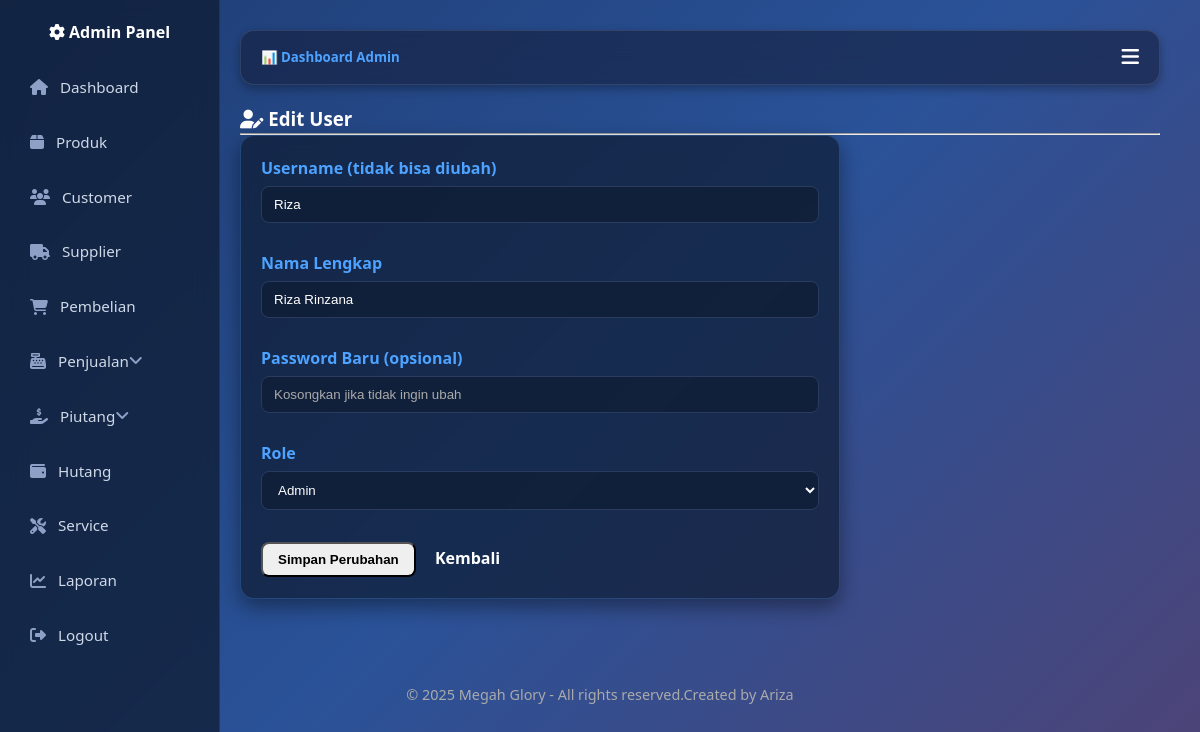
The page /Admin/edit_user.php?id=1 (signed in) on the database its author committed.
### tables this page shows
CREATE TABLE `users` (
  `id` int(11) NOT NULL,
  `username` varchar(50) NOT NULL,
  `password` varchar(255) NOT NULL,
  `nama_lengkap` varchar(100) DEFAULT NULL,
  `role` enum('admin','teknisi') NOT NULL,
  `created_at` timestamp NULL DEFAULT current_timestamp()
);

### Admin/edit_user.php (the view, shortened to what this page needs)
<?php
include "../config.php";
include "header.php";
$id = intval($_GET['id']);
$user = $conn->query("SELECT * FROM users WHERE id=$id")->fetch_assoc();
?>
<h3><i class="fa fa-user-edit"></i> Edit User</h3>
<hr>
<div class="card" style="max-width:600px;">
  <div class="card-body">
    <form method="POST">
      <div class="mb-3">
        <label>Username (tidak bisa diubah)</label>
        <input type="text" class="form-control" value="<?= htmlspecialchars($user['username']); ?>" readonly>
      </div>
      <div class="mb-3">
        <label>Nama Lengkap</label>
        <input type="text" name="nama_lengkap" class="form-control" value="<?= htmlspecialchars($user['nama_lengkap']); ?>" required>
      </div>
      <div class="mb-3">
        <label>Password Baru (opsional)</label>
        <input type="password" name="password" class="form-control" placeholder="Kosongkan jika tidak ingin ubah">
      </div>
      <div class="mb-3">
        <label>Role</label>
        <select name="role" class="form-select" required>
          <option value="admin" <?= $user['role']=='admin'?'selected':''; ?>>Admin</option>
        </select>
      </div>
      <button type="submit" name="update" class="btn btn-primary-custom">Simpan Perubahan</button>
      <a href="users.php" class="btn btn-secondary">Kembali</a>
    </form>
  </div>
</div>
<?php include "footer.php"; ?>

### assets/css/base.css (style rules this page uses)
:root { --primary: #009688; --secondary: #6c757d; --success: #28a745; --danger: #dc3545; --warning: #ffc107; --info: #17a2b8; --light: #f8f9fa; --dark: #212529; --body-bg: #0a1930; --body-color: #ffffff; }
* { box-sizing: border-box; margin: 0; padding: 0; }
body { font-family: 'Segoe UI', sans-serif; background: linear-gradient(135deg, #1e3c72, #2a5298, #4e4376); color: var(--body-color); line-height: 1.5; }
a { text-decoration: none; color: inherit; }
.mb-3 { margin-bottom: 1rem !important; }

### assets/css/components.css (style rules this page uses)
.card { background: rgba(15, 28, 51, 0.7); backdrop-filter: blur(10px); border-radius: 14px; padding: 20px; box-shadow: 0 8px 20px rgba(0,0,0,0.4); border: 1px solid rgba(77,163,255,0.25); margin-bottom: 20px; position: relative; transition: all 0.3s ease; }
.btn { display: inline-block; padding: 8px 15px; border-radius: 8px; font-weight: 600; cursor: pointer; transition: 0.3s; text-align: center; }
input, select, textarea { width: 100%; padding: 10px 12px; border-radius: 8px; border: 1px solid #2a3b5f; background: rgba(15, 28, 51, 0.7); color: #fff; margin-bottom: 12px; transition: 0.3s; }
label { display: block; margin-bottom: 6px; font-weight: 600; color: #4da3ff; }
::placeholder { color: #aaa; }
input.form-control, select.form-control, textarea.form-control { width: 100%; }

### assets/css/custom.css (style rules this page uses)
html, body { height: 100%; margin: 0; display: flex; flex-direction: column; }

### rows shown on the page
users: username "Riza", nama_lengkap "Riza Rinzana", role "Admin"
